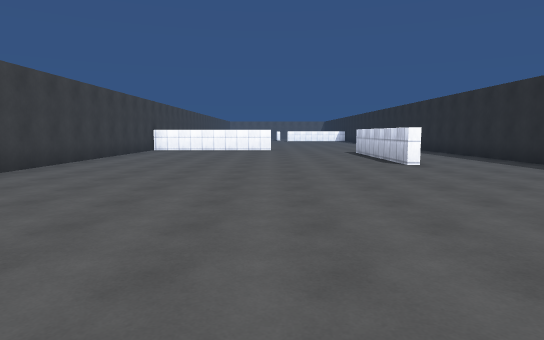
View 1 (above)

12 first-person views from a walk through a Unity game level. The camera is 1.5 m above the floor, tilts 6° down and sees 75° across. The floor is counted in squares, 2 m on a side. Each view is taken from the middle of a square. On the plan, view 1 faces up. The plan holds only what a view shows up to about 11 squares ahead; the rest is blank. The place goes on beyond the plan. The player character is not drawn. Surface patterns are stand-ins for the level's own textures.

View 2
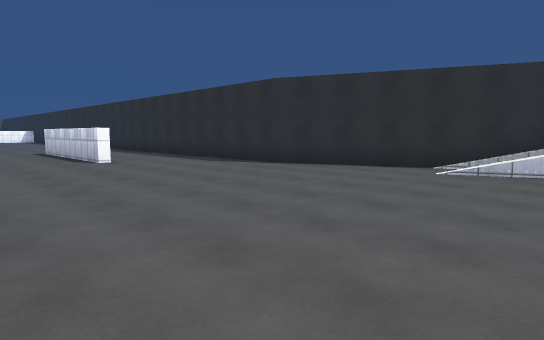

View 3
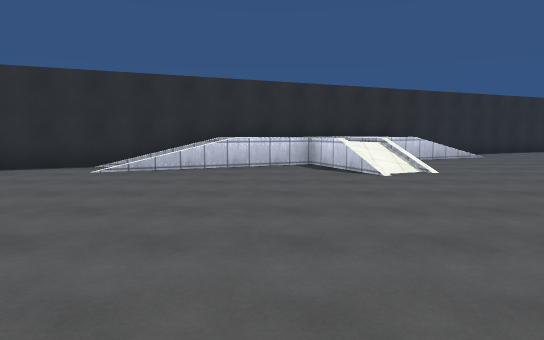

View 4
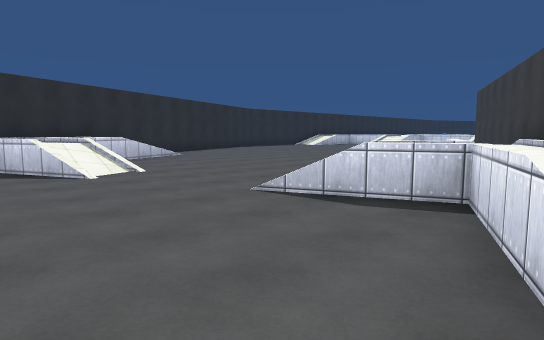

View 5
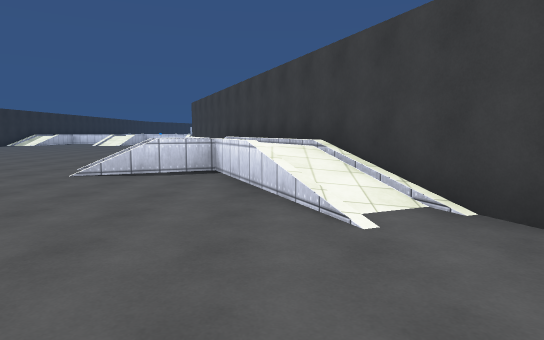

View 6
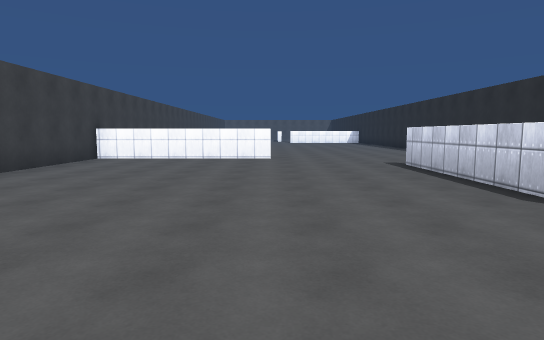

View 7
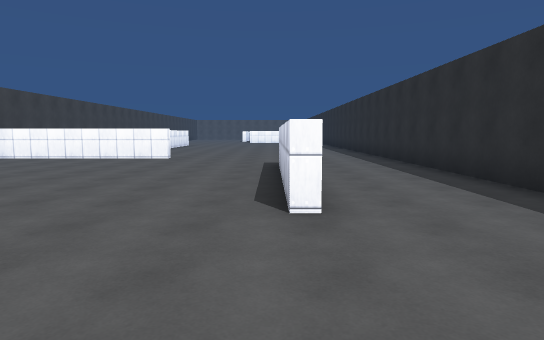

View 8
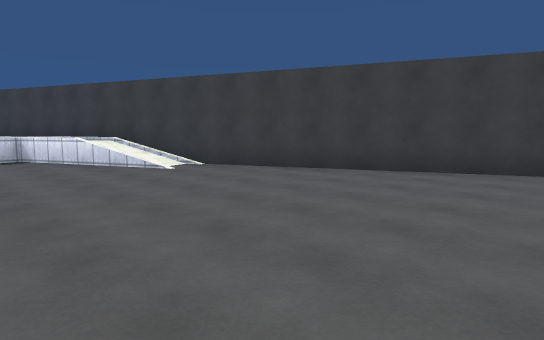

View 9
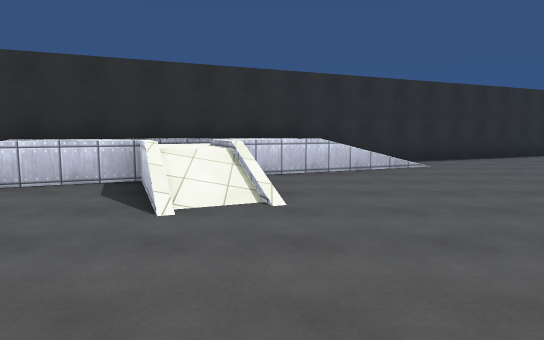

View 10
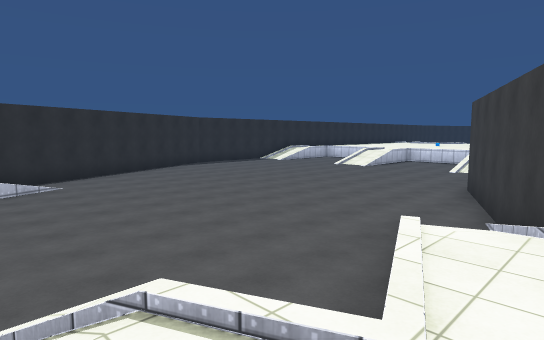

View 11
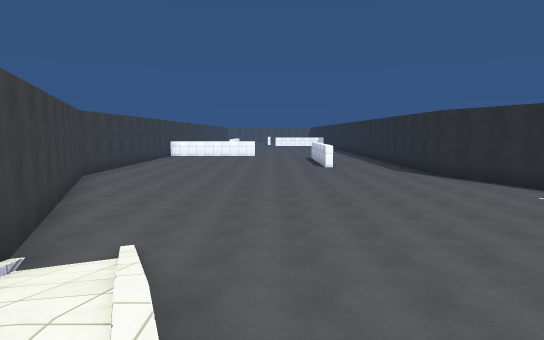

View 12
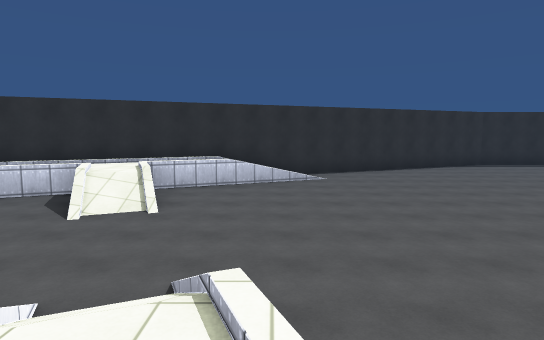

### Floor plan
Key: @ floor where view 1 was taken; # wall or solid block; . main floor; : floor 1 m higher than the main floor; / step, stairs or slope; = window, fence, low wall or low ledge.
Columns run from 5 left of view 1 to 14 right of it. Each row starts with its distance up from view 1.
 16 ######......#
 15 #...........#
 14 #...........#
 13 #.......#...#
 12 #.......#...#
 11 #.......#...#
 10 #.......#...#
  9 #.......#...#
  8 #...........#
  7 #...........#
  6 #...........#
  5 #...........#
  4 #...........##
  3 ##...........#
  2  #...........#
  1  #........../##
  0  ##..@....../##
 -1   #..........=#
 -2   ##.........=#
 -3    #//.......=##
 -4    ##=......==###
 -5     #:/./.../.=##
 -6     #/////.....=##
 -7     ##///......//#
 -8      #/=......../##
 -9      ##=..........#
-10       ##/.........##
-11        #/..........#
-12        #...........#

Where each view was taken, in squares from view 1:
view 1: 0 up, 0 right, facing up
view 2: 1 down, 0 right, facing up-right
view 3: 2 down, 0 right, facing right
view 4: 2 down, 0 right, facing down-right
view 5: 1 up, 0 right, facing down
view 6: 5 up, 0 right, facing up
view 7: 5 up, 3 right, facing up
view 8: 5 up, 3 right, facing down-left
view 9: 5 down, 3 right, facing right
view 10: 6 down, 1 right, facing down-right
view 11: 6 down, 1 right, facing up
view 12: 7 down, 1 right, facing right
